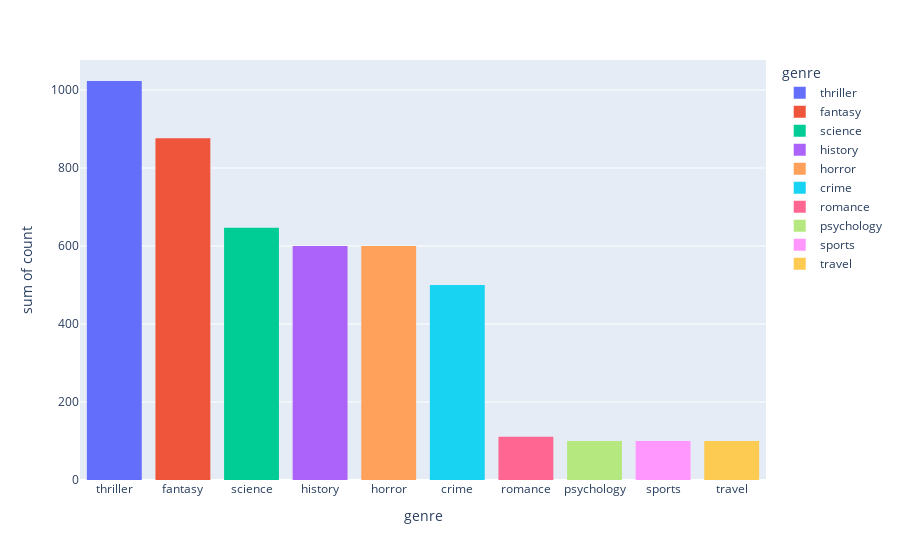

The cell this chart's notebook holds for it:
### Markdown cell above
<a id="section41"></a>
<div style="font-family:verdana;"><h3 style="font-family:verdana">Count Histogram for each Label :</h3>

### Code cell
genre_df = pd.DataFrame({'genre':['thriller','fantasy','science','history','horror','crime','romance',
                                'psychology','sports','travel'],'count':[1023,876,647,600,600,500,111,
                                                                        100,100,100]})
fig = px.histogram(genre_df,x = 'genre',y = 'count',color = 'genre')
fig.show()

### Figure 1 — Plotly figure (JSON) as saved in the notebook; plotly's stock layout.template omitted (floating-point values rounded to 4 significant figures)
{"data": [{"alignmentgroup": "True", "bingroup": "x", "histfunc": "sum", "hovertemplate": "genre=%{x}<br>sum of count=%{y}<extra></extra>", "legendgroup": "thriller", "marker": {"color": "#636efa", "pattern": {"shape": ""}}, "name": "thriller", "offsetgroup": "thriller", "orientation": "v", "showlegend": true, "type": "histogram", "x": ["thriller"], "xaxis": "x", "y": [1023], "yaxis": "y"}, {"alignmentgroup": "True", "bingroup": "x", "histfunc": "sum", "hovertemplate": "genre=%{x}<br>sum of count=%{y}<extra></extra>", "legendgroup": "fantasy", "marker": {"color": "#EF553B", "pattern": {"shape": ""}}, "name": "fantasy", "offsetgroup": "fantasy", "orientation": "v", "showlegend": true, "type": "histogram", "x": ["fantasy"], "xaxis": "x", "y": [876], "yaxis": "y"}, {"alignmentgroup": "True", "bingroup": "x", "histfunc": "sum", "hovertemplate": "genre=%{x}<br>sum of count=%{y}<extra></extra>", "legendgroup": "science", "marker": {"color": "#00cc96", "pattern": {"shape": ""}}, "name": "science", "offsetgroup": "science", "orientation": "v", "showlegend": true, "type": "histogram", "x": ["science"], "xaxis": "x", "y": [647], "yaxis": "y"}, {"alignmentgroup": "True", "bingroup": "x", "histfunc": "sum", "hovertemplate": "genre=%{x}<br>sum of count=%{y}<extra></extra>", "legendgroup": "history", "marker": {"color": "#ab63fa", "pattern": {"shape": ""}}, "name": "history", "offsetgroup": "history", "orientation": "v", "showlegend": true, "type": "histogram", "x": ["history"], "xaxis": "x", "y": [600], "yaxis": "y"}, {"alignmentgroup": "True", "bingroup": "x", "histfunc": "sum", "hovertemplate": "genre=%{x}<br>sum of count=%{y}<extra></extra>", "legendgroup": "horror", "marker": {"color": "#FFA15A", "pattern": {"shape": ""}}, "name": "horror", "offsetgroup": "horror", "orientation": "v", "showlegend": true, "type": "histogram", "x": ["horror"], "xaxis": "x", "y": [600], "yaxis": "y"}, {"alignmentgroup": "True", "bingroup": "x", "histfunc": "sum", "hovertemplate": "genre=%{x}<br>sum of count=%{y}<extra></extra>", "legendgroup": "crime", "marker": {"color": "#19d3f3", "pattern": {"shape": ""}}, "name": "crime", "offsetgroup": "crime", "orientation": "v", "showlegend": true, "type": "histogram", "x": ["crime"], "xaxis": "x", "y": [500], "yaxis": "y"}, {"alignmentgroup": "True", "bingroup": "x", "histfunc": "sum", "hovertemplate": "genre=%{x}<br>sum of count=%{y}<extra></extra>", "legendgroup": "romance", "marker": {"color": "#FF6692", "pattern": {"shape": ""}}, "name": "romance", "offsetgroup": "romance", "orientation": "v", "showlegend": true, "type": "histogram", "x": ["romance"], "xaxis": "x", "y": [111], "yaxis": "y"}, {"alignmentgroup": "True", "bingroup": "x", "histfunc": "sum", "hovertemplate": "genre=%{x}<br>sum of count=%{y}<extra></extra>", "legendgroup": "psychology", "marker": {"color": "#B6E880", "pattern": {"shape": ""}}, "name": "psychology", "offsetgroup": "psychology", "orientation": "v", "showlegend": true, "type": "histogram", "x": ["psychology"], "xaxis": "x", "y": [100], "yaxis": "y"}, {"alignmentgroup": "True", "bingroup": "x", "histfunc": "sum", "hovertemplate": "genre=%{x}<br>sum of count=%{y}<extra></extra>", "legendgroup": "sports", "marker": {"color": "#FF97FF", "pattern": {"shape": ""}}, "name": "sports", "offsetgroup": "sports", "orientation": "v", "showlegend": true, "type": "histogram", "x": ["sports"], "xaxis": "x", "y": [100], "yaxis": "y"}, {"alignmentgroup": "True", "bingroup": "x", "histfunc": "sum", "hovertemplate": "genre=%{x}<br>sum of count=%{y}<extra></extra>", "legendgroup": "travel", "marker": {"color": "#FECB52", "pattern": {"shape": ""}}, "name": "travel", "offsetgroup": "travel", "orientation": "v", "showlegend": true, "type": "histogram", "x": ["travel"], "xaxis": "x", "y": [100], "yaxis": "y"}], "layout": {"barmode": "relative", "legend": {"title": {"text": "genre"}, "tracegroupgap": 0}, "margin": {"t": 60}, "xaxis": {"anchor": "y", "categoryarray": ["thriller", "fantasy", "science", "history", "horror", "crime", "romance", "psychology", "sports", "travel"], "categoryorder": "array", "domain": [0, 1], "title": {"text": "genre"}}, "yaxis": {"anchor": "x", "domain": [0, 1], "title": {"text": "sum of count"}}}}
